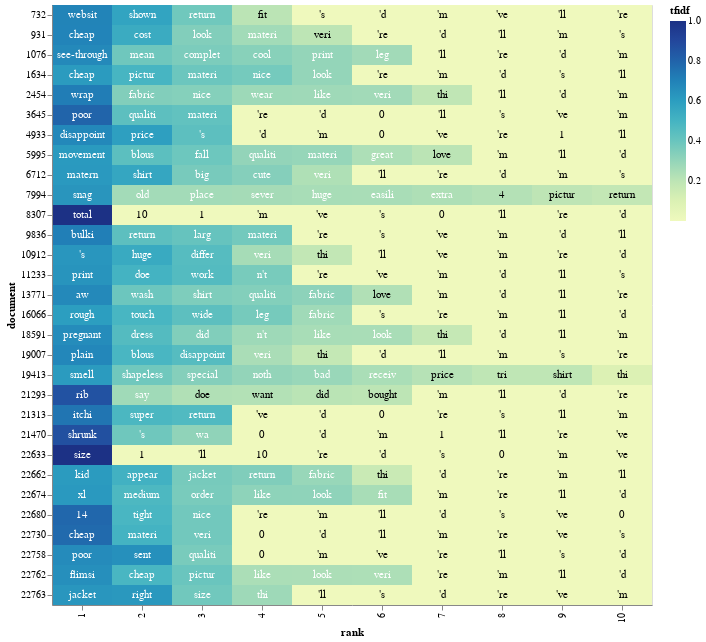

The cell this chart's notebook holds for it:
### Markdown cell above
Computed TF-IDF, I select the worst and the best reviews and, for the first 30 reviews, I show their words, and their TF-IDF

### Code cell
df1 = df_idf.loc[df.Cons_rating==1]
df1=df1.loc[df1.max(axis=1)>=0.6]
df11=df1.iloc[0:30,:]

tfidf_df1 = df11.stack().reset_index()
tfidf_df1 = tfidf_df1.rename(columns={0:'tfidf', 'level_0': 'document','level_1': 'term', 'level_2': 'term'})
top_tfidf1 = tfidf_df1.sort_values(by=['document','tfidf'], ascending=[True,False]).groupby(['document']).head(10)

# adding a little randomness to break ties in term ranking
top_tfidf_plusRand = top_tfidf1.copy()
top_tfidf_plusRand['tfidf'] = top_tfidf_plusRand['tfidf'] + np.random.rand(top_tfidf1.shape[0])*0.000001

# base for all visualizations, with rank calculation
base = alt.Chart(top_tfidf_plusRand).encode(
    x = 'rank:O',
    y = 'document:N'
).transform_window(
    rank = "rank()",
    sort = [alt.SortField("tfidf", order="descending")],
    groupby = ["document"],
)

# heatmap specification
heatmap = base.mark_rect().encode(
    color = 'tfidf:Q'
)

alt.renderers.enable("html")
# text labels, white for darker heatmap colors
text = base.mark_text(baseline='middle').encode(
    text = 'term:N',
    color = alt.condition(alt.datum.tfidf >= 0.23, alt.value('white'), alt.value('black'))
)

# display the three superimposed visualizations
(heatmap + text).properties(width = 600)

### Figure 1 — Vega-Lite specification as saved in the notebook (floating-point values rounded to 4 significant figures; data arrays with more than 128 entries replaced by an {"elided": "..."} marker saying what was removed)
{"config": {"view": {"continuousWidth": 300, "continuousHeight": 300}}, "layer": [{"mark": {"type": "rect"}, "encoding": {"color": {"field": "tfidf", "type": "quantitative"}, "x": {"field": "rank", "type": "ordinal"}, "y": {"field": "document", "type": "nominal"}}, "transform": [{"window": [{"op": "rank", "field": "", "as": "rank"}], "groupby": ["document"], "sort": [{"field": "tfidf", "order": "descending"}]}]}, {"mark": {"type": "text", "baseline": "middle"}, "encoding": {"color": {"condition": {"test": "(datum.tfidf >= 0.23)", "value": "white"}, "value": "black"}, "text": {"field": "term", "type": "nominal"}, "x": {"field": "rank", "type": "ordinal"}, "y": {"field": "document", "type": "nominal"}}, "transform": [{"window": [{"op": "rank", "field": "", "as": "rank"}], "groupby": ["document"], "sort": [{"field": "tfidf", "order": "descending"}]}]}], "data": {"name": "data-d51af346e164fd3381a4dec28baa0247"}, "width": 600, "$schema": "https://vega.github.io/schema/vega-lite/v5.14.1.json", "datasets": {"data-d51af346e164fd3381a4dec28baa0247": {"elided": "300 records"}}}
